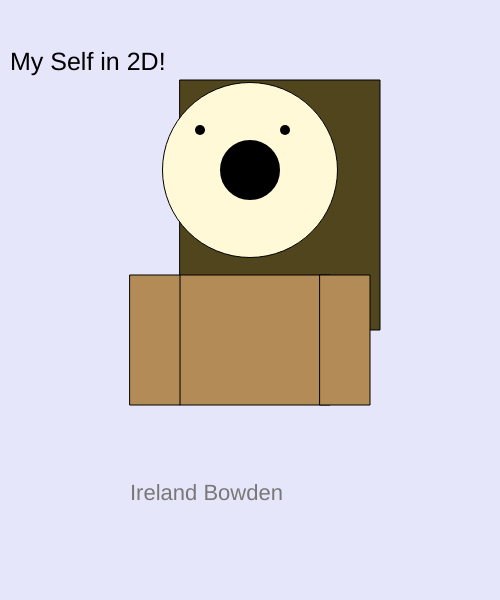
Frame 1 (no input)
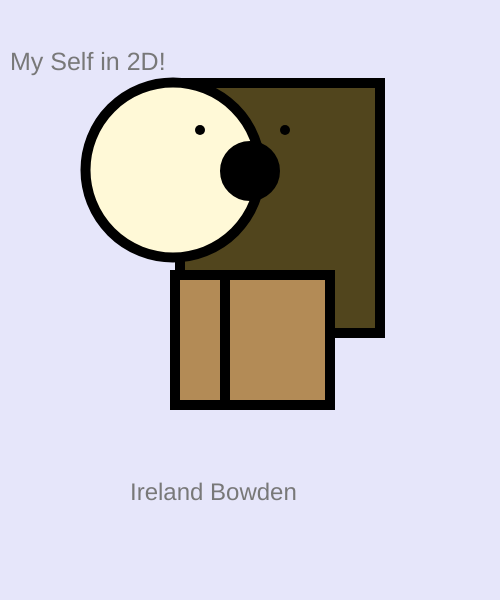
Frame 60 (no input)
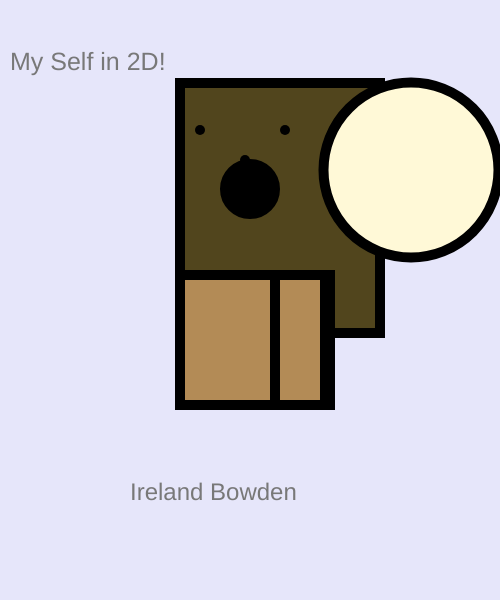
Frame 120 (the mouse pressed at the canvas centre since frame 60)

The p5.js sketch that drew these frames (run headless with seeded random() and noise() and a simulated clock; from frame 60 on, the mouse is pressed at the canvas centre):

// p5.js sketch
// ── sketch.js
var headX = 250;
var headY = 170;
var headDirection = 7;

var bodyX = 180;
var bodyY = 275;
var bodyDirection = 3;

var armX = 130;
var armY = 275;
var armDirection = 5;

var hairX = 180;
var hairY = 80;
var hairDirection = 3;

var mouthX = 250
var mouthY = 170
var mouthDirection = 1

var size = 22;
var count = 0;
var sizeDirection = 2;

var armyX = 320
var armyY = 275
var armyDirection = 2




function setup() {
  createCanvas(500, 600);
}

function draw() {
  background(230,230,250);
  textSize(25)
  text("My Self in 2D!", 10,70);
  
    //hair
  fill(81,69,29)
  rect(hairX,hairY,200,250)
  hairY+=hairDirection
  if(hairY >=0 || hairY <= 100)
    {
      hairDirection *= -1;
    }
  
  //head
  fill(255,249,215);
  ellipse(headX,headY,175)
  headX+=headDirection
  if(headX >= 418 || headX <= 82)
    {
        headDirection *= -1;
    }
  
  //body
  fill(179,139,86)
  rect(bodyX,bodyY,150,130)
  //arms
  fill(179,139,86)
  rect(armX,armY,50,130)
  fill(179,139,86)
  rect(armyX,armyY,50,130)
  armX+=armDirection
  if(armX <=100 || armX >=300)
  { 
      armDirection *= -1
  }
   armyX+=armyY+=armyDirection
  if(armX <= 100 || armX >= 300)
    {
      armyDirection *= -1
    }

  
  
//eyes
  strokeWeight(10);
    fill(0);
    point(200,130);
    point(285,130);
  
 // nose
    point(245,160);
  
//mouth
    fill(0);
    circle(mouthX,mouthY,50);
    mouthY += mouthDirection;
    if(mouthY <= 150 || mouthY >= 200 )
    {
      mouthDirection *= -1
    }
  
   fill(120);
    textSize(size);
    size+= sizeDirection;
    count++;
    if(count > 5)
    {
        sizeDirection *=-1;
        count = 0;
    }
    text("Ireland Bowden",130,500 );
  
    }
